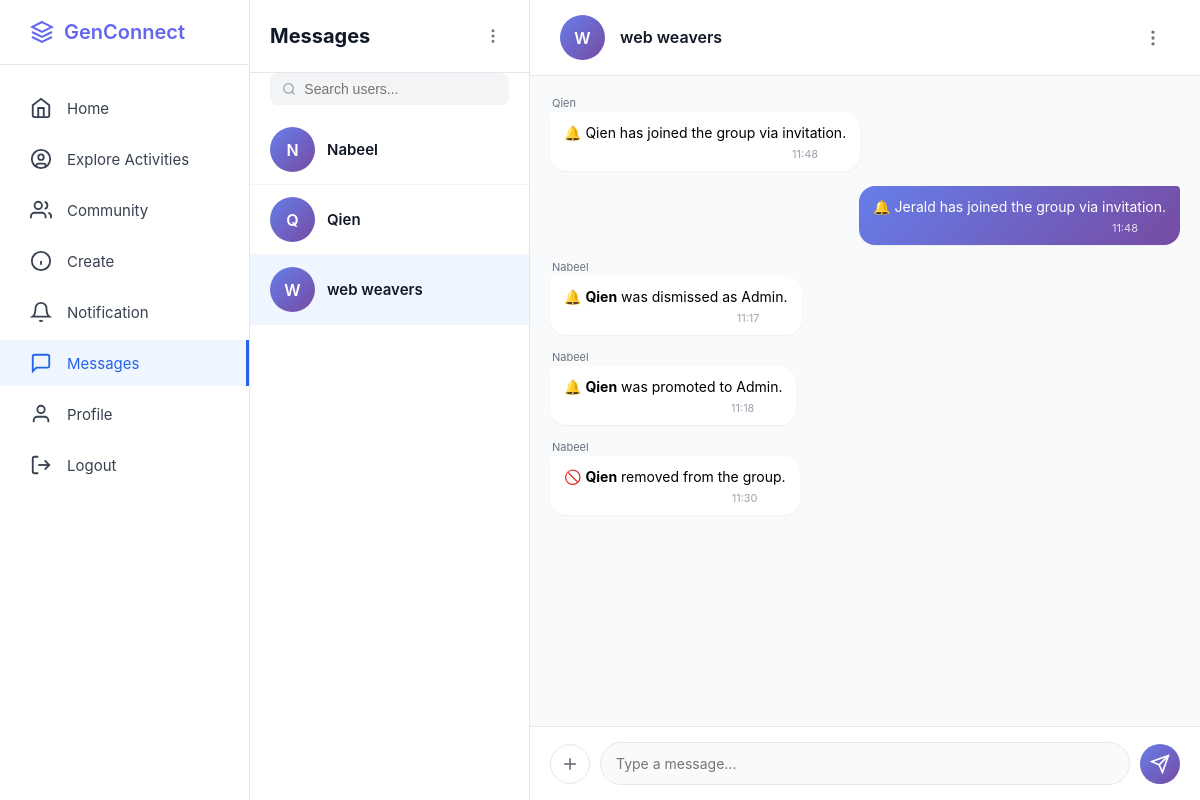
Page /messages/1?is_group=true (signed in) on the committed database.
### app.py (models this page shows, shortened)
class User(db.Model):
    __tablename__ = 'users'
    id = db.Column(db.Integer, primary_key=True)
    username = db.Column(db.String(80), unique=True, nullable=False)
    email = db.Column(db.String(120), unique=True, nullable=False)
    fullname = db.Column(db.String(100), nullable=True)
    password_hash = db.Column(db.String(255), nullable=False)
    bio = db.Column(db.Text, nullable=True)
    interests = db.Column(db.String(255), nullable=True)
    profile_picture = db.Column(db.String(255), default='default.jpg')
    banner_image = db.Column(db.String(255), default='default_banner.jpg')
    member_type = db.Column(db.String(50), default='Youth Member')
    created_at = db.Column(db.DateTime, default=datetime.utcnow)
    posts = db.relationship('Post', backref='author', lazy=True, cascade='all, delete-orphan')
    comments = db.relationship('Comment', backref='author', lazy=True, cascade='all, delete-orphan')
    likes = db.relationship('Like', backref='user', lazy=True, cascade='all, delete-orphan')
    community_memberships = db.relationship('CommunityMember', backref='user', lazy=True, cascade='all, delete-orphan')
    sent_messages = db.relationship('Message', foreign_keys='Message.sender_id', backref='sender', lazy='dynamic', cascade='all, delete-orphan')
    received_messages = db.relationship('Message', foreign_keys='Message.receiver_id', backref='receiver', lazy='dynamic', cascade='all, delete-orphan')
    contacts_initiated = db.relationship('Contact', foreign_keys='Contact.user_id', backref='user', lazy='dynamic', cascade='all, delete-orphan')
    contacts_received = db.relationship('Contact', foreign_keys='Contact.contact_user_id', backref='contact_user', lazy='dynamic', cascade='all, delete-orphan')
    followers = db.relationship('Follow', foreign_keys='Follow.followed_id', backref='followed_user', lazy='dynamic', cascade='all, delete-orphan')
    following = db.relationship('Follow', foreign_keys='Follow.follower_id', backref='follower_user', lazy='dynamic', cascade='all, delete-orphan')
    def get_contacts(self):
        contacts = Contact.query.filter(or_(and_(Contact.user_id == self.id, Contact.status == 'accepted'), and_(Contact.contact_user_id == self.id, Contact.status == 'accepted'))).all()
        contact_users = []
        for contact in contacts:
            if contact.user_id == self.id: contact_users.append(contact.contact_user)
            else: contact_users.append(contact.user)
        return contact_users

class Community(db.Model):
    __tablename__ = 'communities'
    id = db.Column(db.Integer, primary_key=True)
    name = db.Column(db.String(100), nullable=False)
    description = db.Column(db.Text, nullable=True)
    image_url = db.Column(db.String(255), nullable=True)
    creator_id = db.Column(db.Integer, db.ForeignKey('users.id'), nullable=False)
    created_at = db.Column(db.DateTime, default=datetime.utcnow)
    memberships = db.relationship('CommunityMember', backref='community', lazy=True, cascade='all, delete-orphan')
    def get_member_count(self):
        return CommunityMember.query.filter_by(community_id=self.id).count()

class Message(db.Model):
    __tablename__ = 'messages'
    id = db.Column(db.Integer, primary_key=True)
    sender_id = db.Column(db.Integer, db.ForeignKey('users.id'), nullable=False)
    receiver_id = db.Column(db.Integer, db.ForeignKey('users.id'), nullable=True)
    community_id = db.Column(db.Integer, db.ForeignKey('communities.id'), nullable=True)
    content = db.Column(db.Text, nullable=False)
    file_path = db.Column(db.String(255), nullable=True)
    is_read = db.Column(db.Boolean, default=False)
    created_at = db.Column(db.DateTime, default=datetime.utcnow)
    updated_at = db.Column(db.DateTime, default=datetime.utcnow, onupdate=datetime.utcnow)

### app.py (the view)
@app.route('/messages/<int:target_id>')
def message_thread(target_id):
    if 'user_id' not in session: return redirect(url_for('login'))
    current_user = User.query.get(session['user_id'])
    if not current_user: return redirect(url_for('login'))
    contacts = current_user.get_contacts()
    groups = Community.query.join(CommunityMember).filter(CommunityMember.user_id == current_user.id).all()
    conversations = []
    for c in contacts: conversations.append({'id': c.id, 'name': c.username, 'contact': c, 'is_group': False})
    for g in groups: conversations.append({'id': g.id, 'name': g.name, 'group': g, 'is_group': True})
    is_group = request.args.get('is_group') == 'true'
    member_count = 0
    group_members_data = [] # New list to hold user + admin status
    current_user_is_admin = False # Flag to pass to template
    if is_group:
        contact = Community.query.get_or_404(target_id)
        member_count = contact.get_member_count()
        messages = Message.query.filter_by(community_id=target_id).order_by(Message.created_at.asc()).all()
        memberships = CommunityMember.query.filter_by(community_id=target_id).all()
        for m in memberships:
            user = User.query.get(m.user_id)
            if user:
                is_admin = m.is_admin
                if user.id == current_user.id and is_admin:
                    current_user_is_admin = True
                group_members_data.append({
                    'user': user,
                    'is_admin': is_admin,
                    'id': user.id,
                    'username': user.username
                })
    else:
        contact = User.query.get_or_404(target_id)
        messages = Message.query.filter(or_(and_(Message.sender_id == current_user.id, Message.receiver_id == contact.id), and_(Message.sender_id == contact.id, Message.receiver_id == current_user.id))).order_by(Message.created_at.asc()).all()
    return render_template('message_thread.html',
                           contact=contact,
                           messages=messages,
                           conversations=conversations,
                           contacts=contacts,
                           current_user=current_user,
                           is_group=is_group,
                           member_count=member_count,
                           group_members=group_members_data, # Passing the detailed list
                           user_is_admin=current_user_is_admin) # Explicitly passing admin status

### templates/message_thread.html (shortened to what this page needs)
<!DOCTYPE html>
<html lang="en">
<head>
    {% set displayName = contact.username if contact.username is defined else contact.name %}
</head>
<body>
<div class="container">
    <aside class="sidebar">
        <div class="sidebar-logo">
            <a href="/" class="logo">
                <svg width="24" height="24" viewBox="0 0 24 24" fill="none" stroke="currentColor" stroke-width="2"><path d="M12 2L2 7l10 5 10-5-10-5z"/><path d="M2 17l10 5 10-5"/><path d="M2 12l10 5 10-5"/></svg><span>GenConnect</span>
            </a>
        </div>
        <ul class="sidebar-nav">
            <li><a href="/home"><svg width="22" height="22" viewBox="0 0 24 24" fill="none" stroke="currentColor" stroke-width="2"><path d="m3 9 9-7 9 7v11a2 2 0 0 1-2 2H5a2 2 0 0 1-2-2z"/><polyline points="9 22 9 12 15 12 15 22"/></svg><span>Home</span></a></li>
            <li><a href="#"><svg width="22" height="22" viewBox="0 0 24 24" fill="none" stroke="currentColor" stroke-width="2"><circle cx="12" cy="12" r="10"/><circle cx="12" cy="10" r="3"/><path d="M7 20.662V19a2 2 0 0 1 2-2h6a2 2 0 0 1 2 2v1.662"/></svg><span>Explore Activities</span></a></li>
            <li><a href="#"><svg width="22" height="22" viewBox="0 0 24 24" fill="none" stroke="currentColor" stroke-width="2"><path d="M17 21v-2a4 4 0 0 0-4-4H5a4 4 0 0 0-4 4v2"/><circle cx="9" cy="7" r="4"/><path d="M23 21v-2a4 4 0 0 0-3-3.87"/><path d="M16 3.13a4 4 0 0 1 0 7.75"/></svg><span>Community</span></a></li>
            <li><a href="#"><svg width="22" height="22" viewBox="0 0 24 24" fill="none" stroke="currentColor" stroke-width="2"><circle cx="12" cy="12" r="10"/><line x1="12" y1="16" x2="12" y2="12"/><line x1="12" y1="8" x2="12.01" y2="8"/></svg><span>Create</span></a></li>
            <li><a href="/notifications"><svg width="22" height="22" viewBox="0 0 24 24" fill="none" stroke="currentColor" stroke-width="2"><path d="M18 8A6 6 0 0 0 6 8c0 7-3 9-3 9h18s-3-2-3-9"/><path d="M13.73 21a2 2 0 0 1-3.46 0"/></svg><span>Notification</span></a></li>
            <li><a href="/messages" class="active"><svg width="22" height="22" viewBox="0 0 24 24" fill="none" stroke="currentColor" stroke-width="2"><path d="M21 15a2 2 0 0 1-2 2H7l-4 4V5a2 2 0 0 1 2-2h14a2 2 0 0 1 2 2z"/></svg><span>Messages</span></a></li>
            <li><a href="/profile"><svg width="22" height="22" viewBox="0 0 24 24" fill="none" stroke="currentColor" stroke-width="2"><path d="M20 21v-2a4 4 0 0 0-4-4H8a4 4 0 0 0-4 4v2"/><circle cx="12" cy="7" r="4"/></svg><span>Profile</span></a></li>
            <li><a href="/logout"><svg width="22" height="22" viewBox="0 0 24 24" fill="none" stroke="currentColor" stroke-width="2"><path d="M9 21H5a2 2 0 0 1-2-2V5a2 2 0 0 1 2-2h4"/><polyline points="16 17 21 12 16 7"/><line x1="21" y1="12" x2="9" y2="12"/></svg><span>Logout</span></a></li>
        </ul>
    </aside>
    <div class="messages-container">
        <div class="conversations-sidebar">
            <div class="conversations-header">
                <h2>Messages</h2>
                <div class="header-icon" id="conversationMenuBtn" title="More Options" onclick="toggleDropdown('conversationMenu')"><svg width="18" height="18" viewBox="0 0 24 24" fill="none" stroke="currentColor" stroke-width="2"><circle cx="12" cy="12" r="1"/><circle cx="12" cy="5" r="1"/><circle cx="12" cy="19" r="1"/></svg></div>
            </div>
            <div style="padding: 0 20px 10px; position: relative;">
                <div style="background:#f3f4f6; padding:8px 12px; border-radius:8px; display:flex; align-items:center; gap:8px;">
                    <svg width="16" height="16" viewBox="0 0 24 24" fill="none" stroke="currentColor" stroke-width="2" style="color:#9ca3af"><circle cx="11" cy="11" r="8"/><line x1="21" y1="21" x2="16.65" y2="16.65"/></svg>
                    <input type="text" id="userSearchInput" placeholder="Search users..." style="border:none; background:transparent; outline:none; width:100%; font-size:14px;">
                </div>
            </div>
            <div class="conversations-list">
                {% if conversations %}
                    {% for conv in conversations %}
                    <a href="/messages/{{ conv.id }}?is_group={{ 'true' if conv.is_group else 'false' }}"
                       class="conversation-item {% if (is_group and conv.is_group and conv.id == contact.id) or (not is_group and not conv.is_group and conv.id == contact.id) %}active{% endif %}">
                        <div class="conversation-avatar">{{ conv.name[0].upper() }}</div>
                        <div class="conversation-name">{{ conv.name }}</div>
                    </a>
                    {% endfor %}
                {% else %}
                    <div style="padding: 20px; text-align: center; color: #9ca3af;">No conversations yet.</div>
                {% endif %}
            </div>
        </div>
        <div class="chat-area">
            <div class="chat-header">
                <div class="chat-header-info">
                    <div class="chat-avatar">{{ displayName[0].upper() }}</div>
                    <div class="chat-user-info">
                        <h3>{{ displayName }}</h3>
                    </div>
                </div>
                <div class="action-icon" id="moreOptionsBtn" title="More Options" onclick="toggleDropdown('optionsMenu')">
                    <svg width="20" height="20" viewBox="0 0 24 24" fill="none" stroke="currentColor" stroke-width="2"><circle cx="12" cy="12" r="1"/><circle cx="12" cy="5" r="1"/><circle cx="12" cy="19" r="1"/></svg>
                </div>
            </div>
            <div class="messages-area" id="messagesArea">
                {% if messages %}
                    {% for message in messages %}
                        <div class="message {% if message.sender_id == current_user.id %}sent{% endif %}" id="msg-{{ message.id }}">
                            <div class="message-content">
                                {% if is_group and message.sender_id != current_user.id %}
                                    <div style="font-size: 11px; color: #6b7280; margin-bottom: 2px; margin-left: 2px;">{{ message.sender.username }}</div>
                                {% endif %}
                                <div class="message-bubble">
                                    <div class="message-text" data-content-id="{{ message.id }}">{{ message.content | safe }}</div>
                                    <div class="message-meta">
                                        <span>{{ message.created_at.strftime('%H:%M') }}</span>
                                    </div>
                                </div>
                            </div>
                        </div>
                    {% endfor %}
                {% else %}
                    <div style="text-align: center; padding: 40px; color: #9ca3af;">No messages yet.</div>
                {% endif %}
            </div>
            <div class="message-input-area">
                <form id="messageForm" class="message-input-container" enctype="multipart/form-data">
                    <button type="button" class="attachment-button" onclick="document.getElementById('fileInput').click()">
                        <svg width="20" height="20" viewBox="0 0 24 24" fill="none" stroke="currentColor" stroke-width="2"><line x1="12" y1="5" x2="12" y2="19"/><line x1="5" y1="12" x2="19" y2="12"/></svg>
                    </button>
                    <div class="input-wrapper">
                        <textarea id="messageInput" name="content" placeholder="Type a message..." rows="1"></textarea>
                    </div>
                    <button type="submit" class="send-button" id="submitBtn">
                        <svg width="20" height="20" viewBox="0 0 24 24" fill="none" stroke="currentColor" stroke-width="2"><line x1="22" y1="2" x2="11" y2="13"/><polygon points="22 2 15 22 11 13 2 9 22 2"/></svg>
                    </button>
                </form>
            </div>
        </div>
    </div>
</div>
</body>
</html>

### rows in the picture
User: username "N", name "Nabeel"
User: username "Q", name "Qien"
Community: name "W", name "web weavers"
Message: sender.username "Qien", content "🔔 Qien has joined the group via invitation.", created_at "11:48"
Message: content "🔔 Jerald has joined the group via invitation.", created_at "11:48"
Message: sender.username "Nabeel", content "🔔 Qien was dismissed as Admin.", created_at "11:17"
Message: sender.username "Nabeel", content "🔔 Qien was promoted to Admin.", created_at "11:18"
Message: sender.username "Nabeel", content "🚫 Qien removed from the group.", created_at "11:30"
